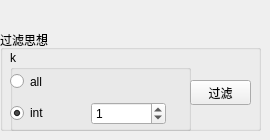
             <widget class="QWidget" name="page_24">
              <widget class="QGroupBox" name="groupBox_15">
               <property name="geometry">
                <rect>
                 <x>0</x>
                 <y>30</y>
                 <width>261</width>
                 <height>101</height>
                </rect>
               </property>
               <property name="title">
                <string>过滤思想</string>
               </property>
               <widget class="QGroupBox" name="groupBox_16">
                <property name="geometry">
                 <rect>
                  <x>10</x>
                  <y>20</y>
                  <width>181</width>
                  <height>81</height>
                 </rect>
                </property>
                <property name="title">
                 <string>k</string>
                </property>
                <widget class="QRadioButton" name="radioButton_features_selection_filter_all">
                 <property name="geometry">
                  <rect>
                   <x>0</x>
                   <y>20</y>
                   <width>41</width>
                   <height>23</height>
                  </rect>
                 </property>
                 <property name="text">
                  <string>all</string>
                 </property>
                </widget>
                <widget class="QWidget" name="layoutWidget">
                 <property name="geometry">
                  <rect>
                   <x>0</x>
                   <y>50</y>
                   <width>156</width>
                   <height>27</height>
                  </rect>
                 </property>
                 <layout class="QHBoxLayout" name="horizontalLayout_14">
                  <item>
                   <widget class="QRadioButton" name="radioButton_features_selection_filter_int">
                    <property name="text">
                     <string>int</string>
                    </property>
                    <property name="checked">
                     <bool>true</bool>
                    </property>
                   </widget>
                  </item>
                  <item>
                   <widget class="QSpinBox" name="spinBox_features_selection_filter_int">
                    <property name="maximum">
                     <number>999999999</number>
                    </property>
                    <property name="value">
                     <number>1</number>
                    </property>
                    <property name="displayIntegerBase">
                     <number>10</number>
                    </property>
                   </widget>
                  </item>
                 </layout>
                </widget>
               </widget>
               <widget class="QPushButton" name="features_selection_filter_Btn">
                <property name="geometry">
                 <rect>
                  <x>190</x>
                  <y>50</y>
                  <width>61</width>
                  <height>25</height>
                 </rect>
                </property>
                <property name="text">
                 <string>过滤</string>
                </property>
               </widget>
              </widget>
             </widget>
